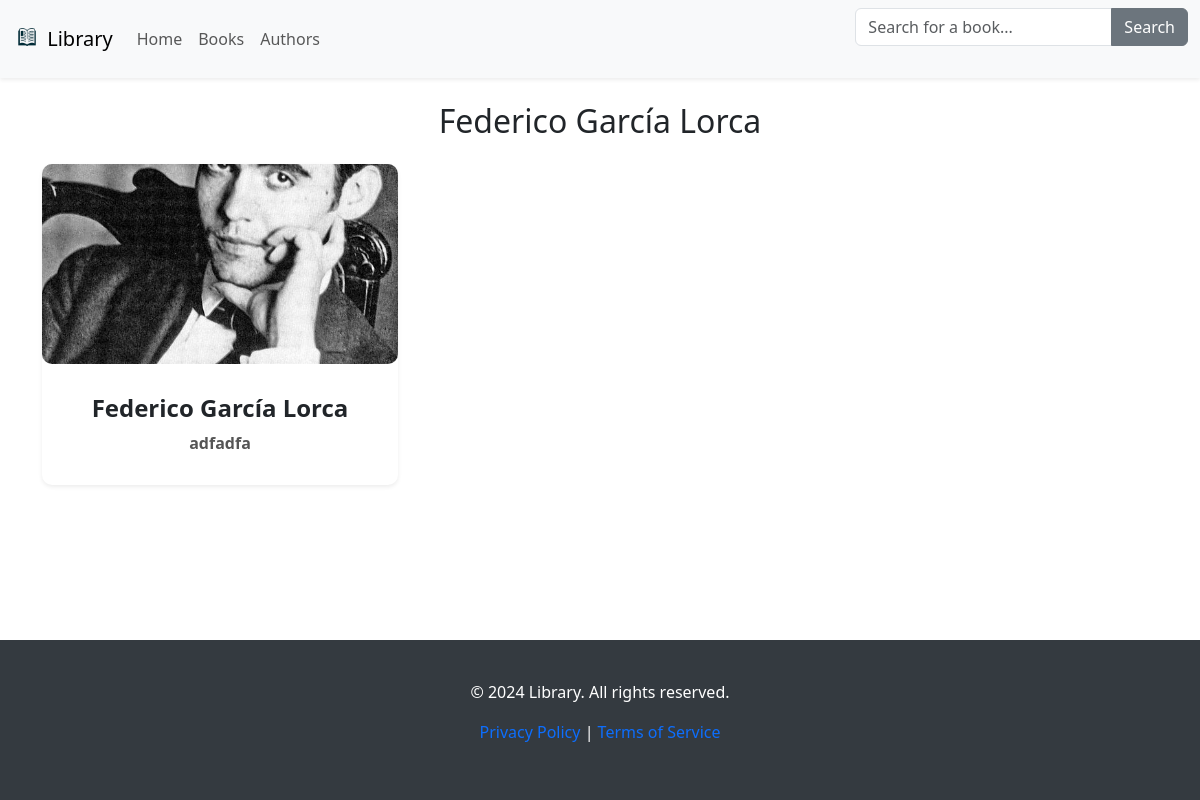
The app's page /authors/1/ with its own data.
### books/models.py (models this page shows, shortened)
class Author(models.Model):
    name = models.CharField(max_length=255)
    bio = models.TextField()
    image = models.ImageField(upload_to='authors/images/', blank=True, null=True)
    readers = models.PositiveIntegerField(default=1, validators=[MinValueValidator(1)])

### books/views.py (the view)
# urls.py: path("authors/<int:pk>/", views.DetailAuthor.as_view(), name="authors_detail"),
class DetailAuthor(DetailView):
    template_name = "authors/author_detail.html"
    model = Author

### books/templates/authors/author_detail.html
{% extends "books/base.html" %} {% load static %} {% block content %}
<link rel="stylesheet" href="{% static 'authors/style.css' %}" />
<div class="container mt-4">
  <div class="section-title text-center mt-4">
    <h2>{{ author.name }}</h2>
    <div class="row mt-4">
      <div class="col-lg-4 col-md-6 mb-4">
        <div class="card h-100 shadow-sm">
          {% if author.image %}
          <img
            src="{{ author.image.url }}"
            class="card-img-top"
            alt="{{ author.name }}"
            style="height: 200px; object-fit: cover"
          />
          {% endif %}
          <div class="card-body">
            <h5 class="card-title">{{ author.name }}</h5>
            <p class="card-text">{{ author.bio }}</p>
          </div>
        </div>
      </div>
    </div>
  </div>
</div>
{% endblock %}

### books/static/books/style.css (style rules this page uses)
.section-title { font-size: 2rem; font-weight: 600; margin-top: 50px; margin-bottom: 30px; }
.card { border: none; border-radius: 10px; box-shadow: 0 4px 6px rgba(0, 0, 0, 0.1); }
.card-body { padding: 30px; }
.card img { border-radius: 10px; }
.card-title { font-size: 1.5rem; font-weight: bold; }
.card-text { display: -webkit-box; line-clamp: unset; -webkit-line-clamp: 3; -webkit-box-orient: vertical; overflow: hidden; font-size: 1rem; color: #555; }

### books/static/authors/style.css (style rules this page uses)
.card-text { -webkit-line-clamp: 15; }

### records on screen
Author: name "Federico García Lorca", image (picture), bio "adfadfa"
